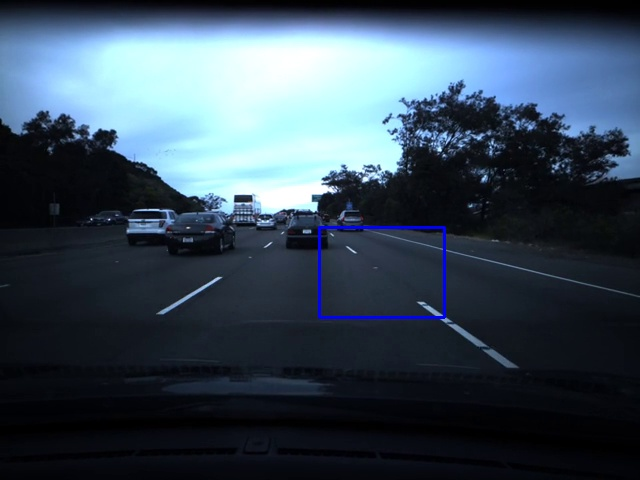
#> input picture ÿ.jpg, 640 x 480 px, given in place of train.mp4, which was not available
$ python index2.py
#> lines starting #> are read from the running program, lines starting #| are printed output that depends on the picture; after the words box and inside, x2 and y2 are one past the last pixel; in counts of white or black regions, pixels touching at a corner belong together; pictures that were not available may be replaced by others from this repository, and a replacement may not be noted
import cv2
from PIL import Image
import numpy as np
import os

# Playing video from file:
cap = cv2.VideoCapture('./data/train.mp4')

# number of frames
framesLength = int(cap.get(cv2.CAP_PROP_FRAME_COUNT))

print(framesLength)

try:
    if not os.path.exists('data'):
        os.makedirs('data')
except OSError:
    print ('Error: Creating directory of data')

currentFrame = 0

rightReference = []

speed = 0
lineSize = 3

# Read until video is completed
while(cap.isOpened()):

  # Capture frame-by-frame
  ret, frame = cap.read()
#> frame is the input picture: shape (480, 640, 3); mean B, G, R 86.8, 72.3, 56.6
  if ret == True:

    img = cv2.cvtColor(frame, cv2.COLOR_BGR2GRAY)
    #blurred = cv2.GaussianBlur(img_gray, (5, 5), 0)
    ret3,thresh = cv2.threshold(img,0,255,cv2.THRESH_BINARY+cv2.THRESH_OTSU)
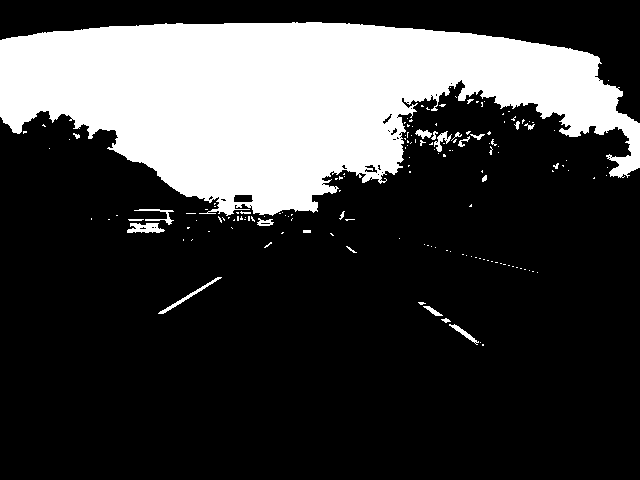
#> thresh: shape (480, 640); 24.7% white; 158 white regions (134 under 20 px), largest, box (x1, y1, x2, y2) and area: (0, 22, 640, 216) 73683, (127, 223, 165, 233) 264, (158, 277, 222, 314) 225
#> ret3 = 114

    crop_img_left = thresh[280:370, 80:230]
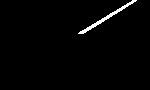
#> crop_img_left: shape (90, 150); 1.5% white in thin lines or dots, all inside (x1, y1, x2, y2) = (78, 0, 137, 34)
    crop_img_right = thresh[280:370, 380:560]
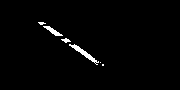
#> crop_img_right: shape (90, 180); 1.6% white; 6 white regions (3 under 20 px), largest, box (x1, y1, x2, y2) and area: (69, 44, 99, 65) 133, (43, 26, 63, 36) 74, (61, 38, 71, 43) 27

    cv2.imwrite('./data/road-test-left/' + str(currentFrame) + '-left.jpg', crop_img_left)
    cv2.imwrite('./data/road-test-rigth/' + str(currentFrame) + '-right.jpg', crop_img_right)

    # Read the template
    template = cv2.imread('./data/tests/left-1.png', 0)
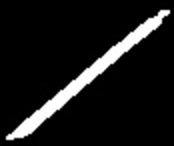
#> input picture data/tests/left-1.png, 174 x 146 px
#> template is the input picture: shape (146, 174); min 0, max 255, mean 24.2
    template1 = cv2.imread('./data/tests/left-2.png', 0)
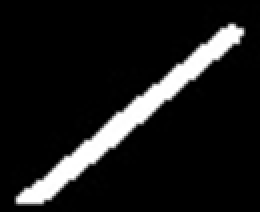
#> input picture data/tests/left-2.png, 130 x 106 px (shown 2 times larger)
#> template1 is the input picture: shape (106, 130); min 0, max 255, mean 26.6
    template2 = cv2.imread('./data/tests/test1.jpg', 0)
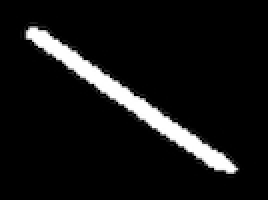
#> input picture data/tests/test1.jpg, 134 x 100 px (shown 2 times larger)
#> template2: shape (100, 134); min 0, max 255, mean 19.3


    #template = cv2.imread('./data/tests/test1.jpg', 0)
    #template1 = cv2.imread('./data/tests/test2.jpg', 0)

    # Store width and heigth of template in w and h
    w, h = template.shape[::-1]
#> w = 174; h = 146
    w1, h1 = template1.shape[::-1]
#> w1 = 130; h1 = 106
    w2, h2 = template2.shape[::-1]
#> w2 = 134; h2 = 100

    # Perform match operations.
    res = cv2.matchTemplate(thresh, template, cv2.TM_CCOEFF_NORMED)
    res1 = cv2.matchTemplate(thresh, template1, cv2.TM_CCOEFF_NORMED)
    res2 = cv2.matchTemplate(thresh, template2, cv2.TM_CCOEFF_NORMED)
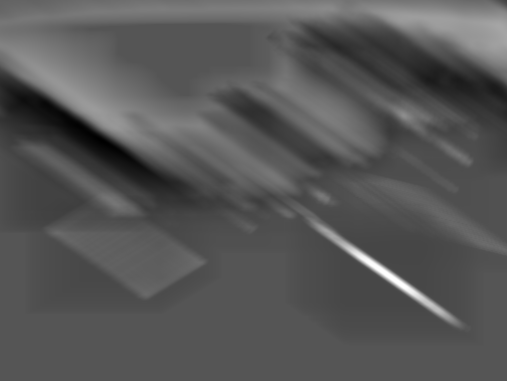
#> res2: shape (381, 507) float32; min -0.257, max 0.51, mean 0.00472; drawn with min black and max white

    # Specify a threshold
    threshold = 0.59

    # Store the coordinates of matched area in a numpy array
    loc = np.where( res >= threshold)
#> loc = (empty array, empty array)
    loc1 = np.where( res1 >= threshold)
#> loc1 = (empty array, empty array)
    loc2 = np.where( res2 >= threshold)
#> loc2 = (empty array, empty array)

    locLength = len(loc[0])
#> locLength = 0
    locLength1 = len(loc1[0])
#> locLength1 = 0
    locLength2 = len(loc2[0])
#> locLength2 = 0

    # [18 lines of commented-out code are left out]
    if locLength2 > 0:
        rightReference.append(currentFrame)
        cv2.line(frame, (0, loc2[0][len(loc2[0]) - 1]), (640, loc2[0][len(loc2[0]) - 1]), (255,0,0), 2)
        cv2.line(frame, (0, loc2[0][0] + h2), (640, loc2[0][0] + h2), (255,0,0), 2)
        cv2.rectangle(frame, (loc2[1][len(loc2[1]) - 1], loc2[0][len(loc2[0]) - 1]), (loc2[1][0] + w2, loc2[0][0] + h2), (255,0,0), 2)
    else:

        if(len(rightReference) != 0):
            timeSg = len(rightReference) / 20
            speed = (3 / 1000) / (timeSg / 3600)

            speedKmh = str(round(speed, 2))
            speedMph = str(round(speed / 1.609, 2))

            print(currentFrame)
            print( speedKmh + 'km/h')
            print( speedMph + ' mph')
            print('')

        rightReference = []


    #print('')
    # Display the resulting frame
#> (the run stopped early here; a loop or call above may not have finished)
